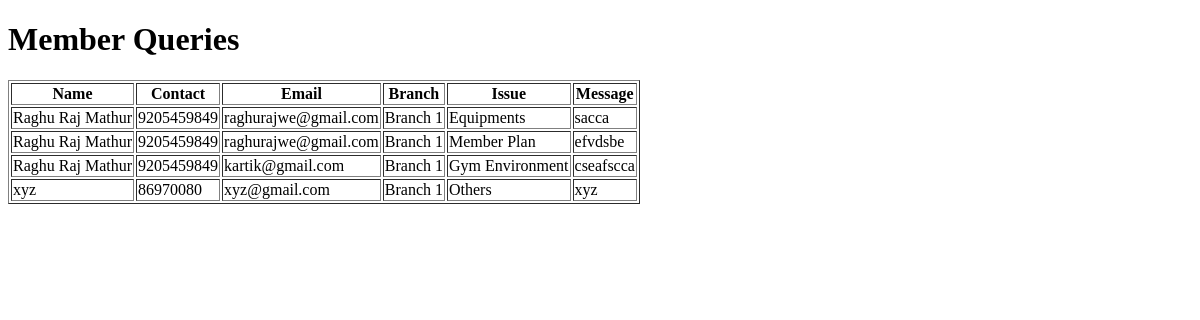
Before: /member-queries/ with the older database file.
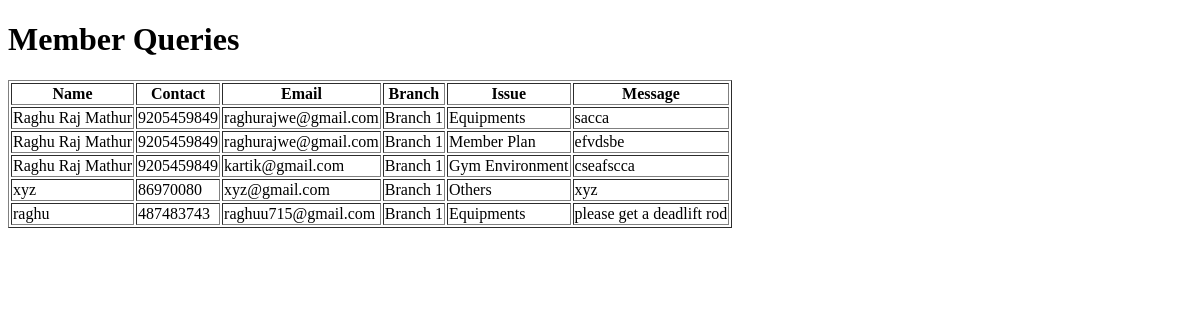
After: the same page with the newer database file.
### gym/models.py (models this page shows)
class MemberEnquiry(models.Model):
    name = models.CharField(max_length=255)
    contact = models.CharField(max_length=20)
    emailid = models.EmailField(max_length=255)
    branch = models.CharField(max_length=255)
    issue = models.CharField(max_length=255)
    message = models.TextField()
    submitted_at = models.DateTimeField(auto_now_add=True)

### gym/views.py (the view)
# urls.py: path('member-queries/', views.member_queries, name='member_queries'),
def member_queries(request):
    queries = MemberEnquiry.objects.all()
    return render(request, "member_queries.html", {"queries": queries})

### gym/templates/member_queries.html (shortened to what this page needs)
<!DOCTYPE html>
<html lang="en">
<head>
</head>
<body>
    <h1>Member Queries</h1>
    <table border="1">
        <thead>
            <tr>
                <th>Name</th>
                <th>Contact</th>
                <th>Email</th>
                <th>Branch</th>
                <th>Issue</th>
                <th>Message</th>
            </tr>
        </thead>
        <tbody>
            {% for query in queries %}
            <tr>
                <td>{{ query.name }}</td>
                <td>{{ query.contact }}</td>
                <td>{{ query.emailid }}</td>
                <td>{{ query.branch }}</td>
                <td>{{ query.issue }}</td>
                <td>{{ query.message }}</td>
            </tr>
            {% endfor %}
        </tbody>
    </table>
</body>
</html>

Changed rows visible on the page:
added MemberEnquiry: name "raghu", contact "487483743", emailid "raghuu715@gmail.com", branch "Branch 1", issue "Equipments", message "please get a deadlift rod"
